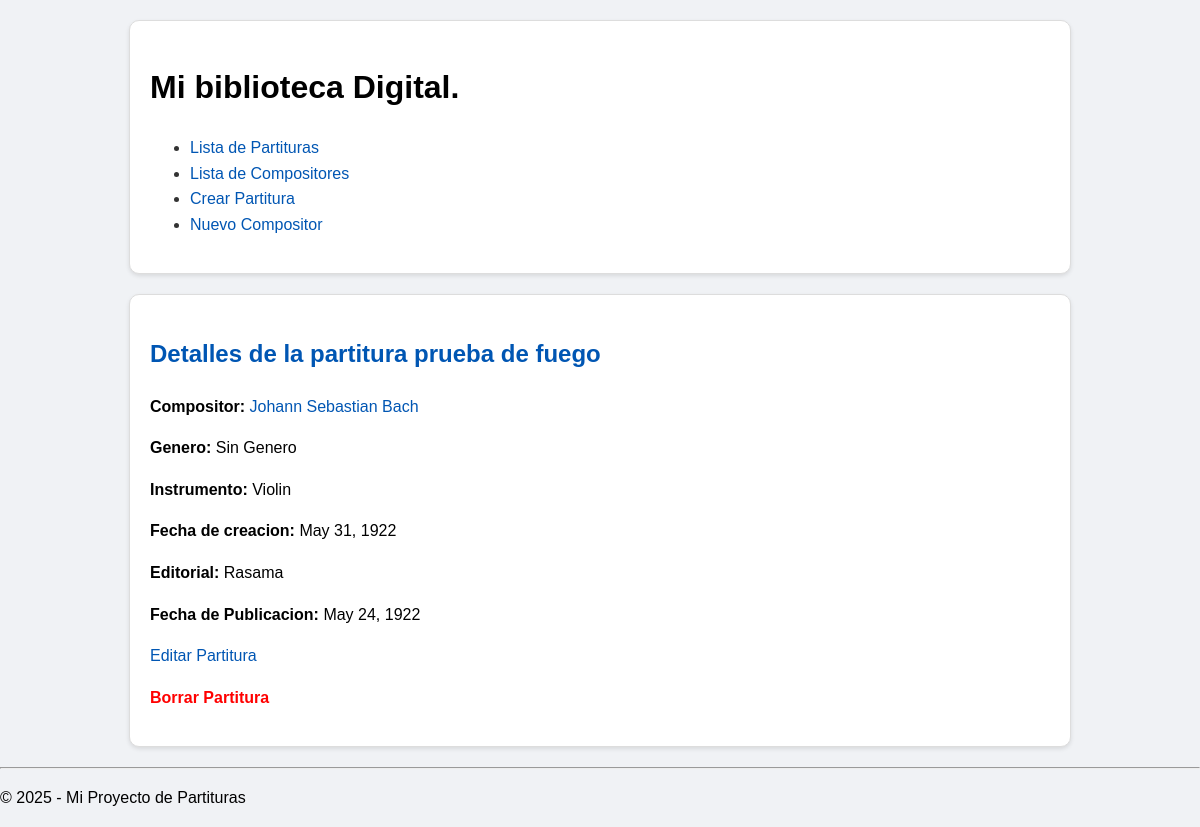
/partituras/6/, run on an earlier commit of the app's database.
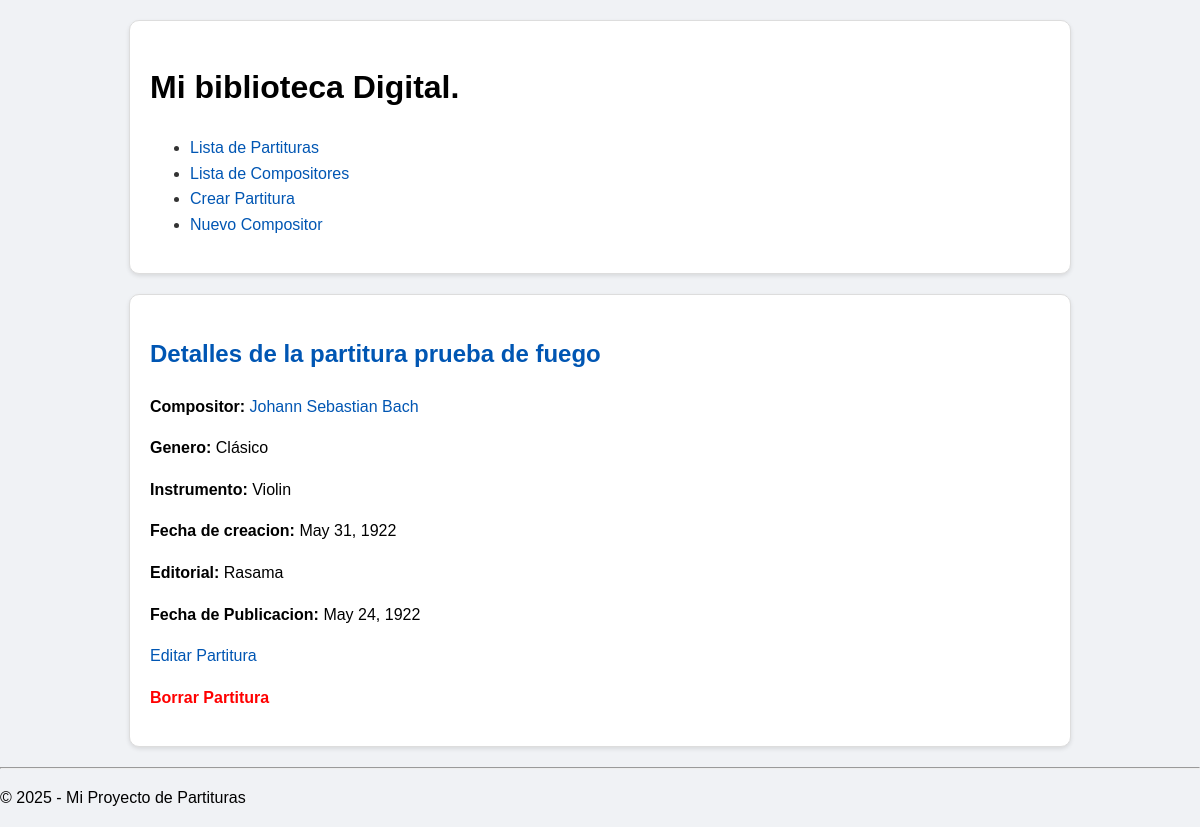
And on a later commit of the database.
### partiturasApp/models.py (models this page shows, shortened)
class Partitura(models.Model):
    nombre = models.CharField(max_length=200)
    compositor = models.ForeignKey(Compositor, on_delete=models.CASCADE, related_name='partituras')
    genero = models.CharField(max_length=50, null=True, blank=True)
    instrumento = models.ForeignKey(Instrumento, on_delete=models.PROTECT, related_name='instrumentos')
    fecha_creacion_partitura = models.DateField(null=True, blank=True)
    editorial = models.CharField(max_length=100 , null=True, blank=True)
    fecha_publicacion = models.DateField(null=True, blank=True)
    numero_opus = models.CharField(max_length=50, null=True, blank=True)
    fecha_ingreso = models.DateTimeField(auto_now_add=True)

class Compositor(models.Model):
    nombre = models.CharField(max_length=100)
    apellido = models.CharField(max_length=100)
    fecha_de_nacimiento = models.DateField(null=True, blank=True)
    pais = models.CharField(max_length=100)
    def __str__(self):
        return f'{self.nombre} {self.apellido}'

class Instrumento(models.Model):
    nombre = models.CharField(max_length=50)
    familia = models.CharField(max_length=50)
    models.IntegerField(max_length=5)
    def __str__(self):
        return f'{self.nombre}'

### partiturasApp/views.py (the view)
# urls.py: path('partituras/<int:pk>/', PartituraDetalle.as_view(), name='detalle_partitura'), #ya es una clase
class PartituraDetalle(DetailView):
    model = Partitura
    template_name = 'partiturasApp/partitura/detalle_partitura.html'
    context_object_name = 'partitura'

### partiturasApp/templates/partiturasApp/partitura/detalle_partitura.html (shortened to what this page needs)
{% extends "partiturasApp/base.html" %}
{% block content %}
    <h2>Detalles de la partitura {{ partitura.nombre }}</h2>
    <p><strong>Compositor: </strong><a href='{% url "detalle_compositor" partitura.compositor.pk %}'>{{ partitura.compositor }}</a></p>
    <p><strong>Genero: </strong>
        {% if partitura.genero %}
            {{ partitura.genero }}
        {%else%}
            Sin Genero
        {% endif %}
    </p>
    <p><strong>Instrumento: </strong>{{ partitura.instrumento }}</p>
    {% if partitura.fecha_creacion_partitura %}
        <p><strong>Fecha de creacion: </strong>{{ partitura.fecha_creacion_partitura }}</p>
    {% endif %}
    {% if partitura.editorial %}
        <p><strong>Editorial: </strong>{{ partitura.editorial }}</p>
    {% endif %}
    {% if partitura.fecha_publicacion %}
        <p><strong>Fecha de Publicacion: </strong>{{ partitura.fecha_publicacion }}</p>
    {% endif %}
    <p>
        <a href='{% url "editar_partitura" partitura.pk%}'>Editar Partitura</a>
    </p>
    <p>
        <a class='delete-link' href='{% url "borrar_partitura" partitura.pk %}'>Borrar Partitura</a>
    </p>
{% endblock content %}

### partiturasApp/templates/partiturasApp/base.html (shortened to what this page needs)
{% load static %}
<!DOCTYPE html>
<html>
    <head>
        <link href='{% static "partiturasApp/style.css" %}' rel='stylesheet'>
    </head>
    <body>
        <header>
            <div class='container'>
                <h1 id='titulo-nav'>
                Mi biblioteca Digital.
                </h1>
                <nav>
                    <ul>
                        <li><a href='{% url "lista_partituras" %}'>Lista de Partituras</a></li>
                        <li><a href='{% url "lista_compositores" %}'>Lista de Compositores</a></li>
                        <li><a href='{% url "crear_partitura" %}'>Crear Partitura</a></li>
                        <li><a href='{% url "crear_compositor" %}'>Nuevo Compositor</a></li>
                    </ul>
                </nav>
            </div>
        </header>
        <div class='container'>
            <main>
                {% block content %}{% endblock content %}
            </main>
        </div>
        <footer>
            <hr>
            <p>&copy; 2025 - Mi Proyecto de Partituras</p>
        </footer>
    </body>
</html>

### partiturasApp/static/partiturasApp/style.css (style rules this page uses)
body { background-color: #f0f2f5; font-family: Arial, Helvetica, sans-serif; font-family: sans-serif; color: #333; line-height: 1.6; margin: 0; padding:0 }
h1 { color: #000000; }
h2 { color:#0056b3; }
a { color:#0056b3; text-decoration: none; }
p { color: #000000; }
.container { margin: 20px auto; max-width: 900px; padding: 20px; background-color: #fff; border: 1px solid #ddd; border-radius: 10px; box-shadow: 0 2px 4px rgba(0,0,0,0.1); }
.delete-link { margin: 10px auto; color: red; font-weight: bold; }

What changed in the data, as far as the page shows it:
changed Partitura "prueba de fuego": genero (not shown) → "Clásico"
Also different on the page:
text no longer shown: "Sin Genero"
